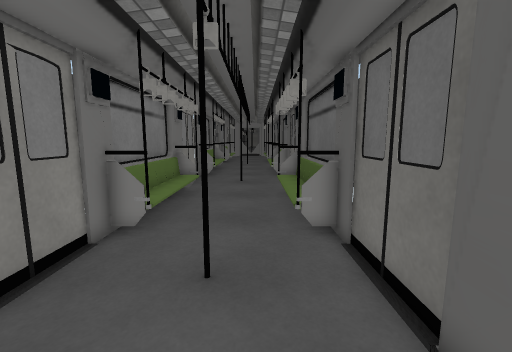
[1] (above)

13 first-person views from a walk through a 3-D level made in the Unity game engine. The camera is 1.4 m above the floor, tilts 8° down and sees 90° across. The floor is counted in squares, 0.5 m on a side. Each view is taken from the middle of a square. On the plan, view 1 faces up. The plan holds only what a view shows up to about 19 squares ahead; the rest is blank. The place goes on beyond the plan. The player is left out. Some surface patterns are stand-ins.

[2]
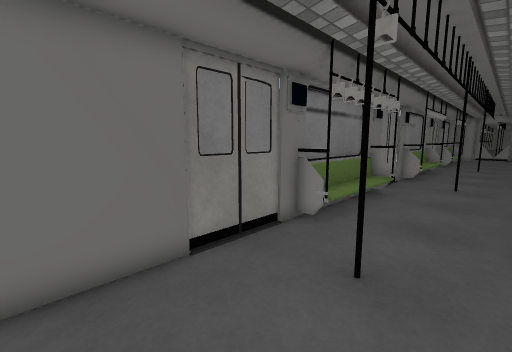

[3]
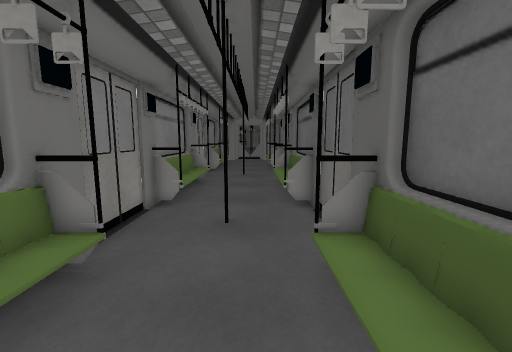

[4]
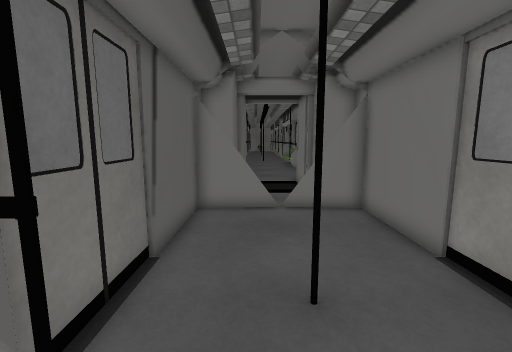

[5]
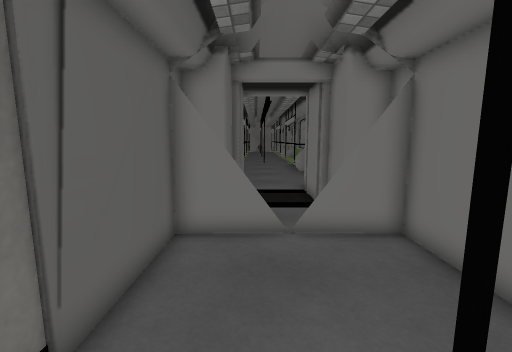

[6]
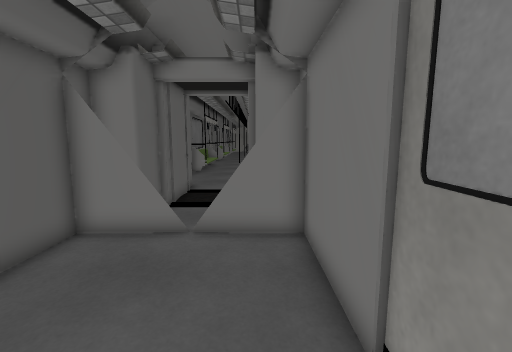

[7]
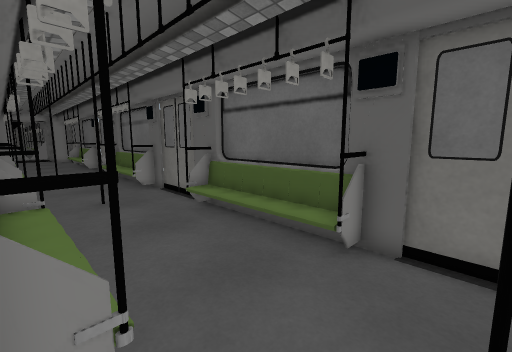

[8]
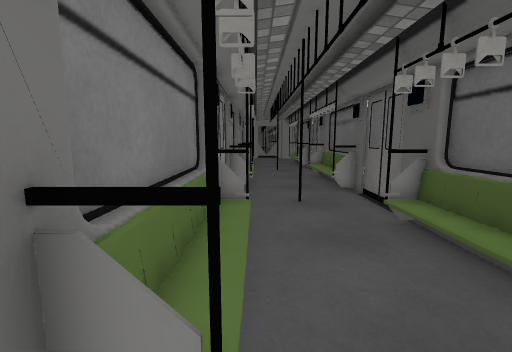

[9]
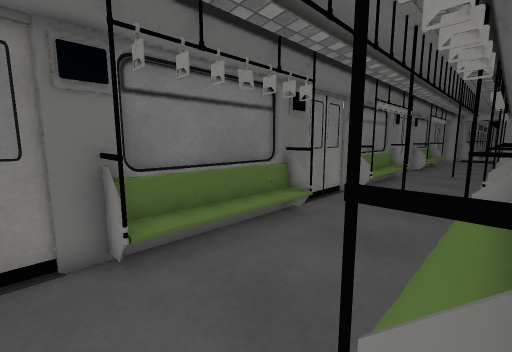

[10]
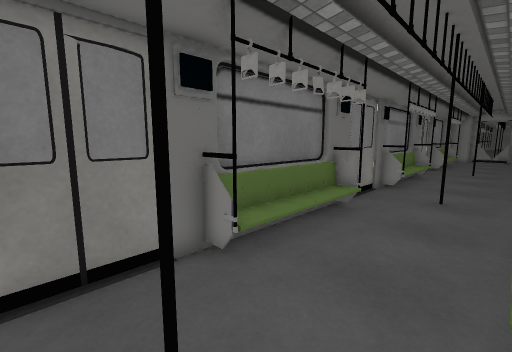

[11]
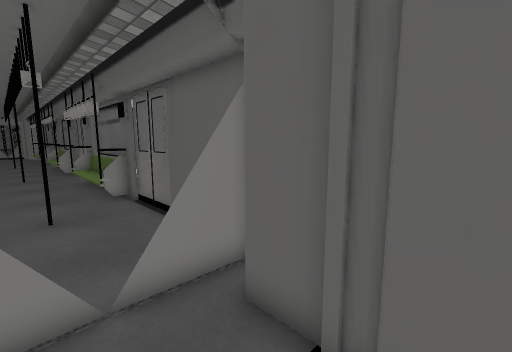

[12]
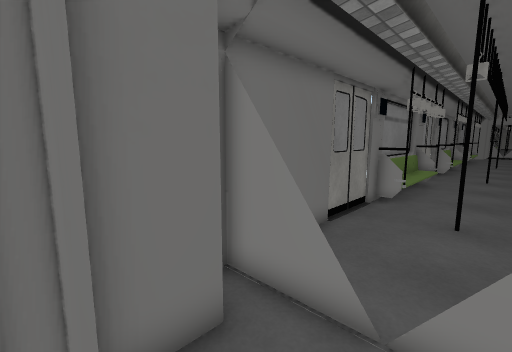

[13]
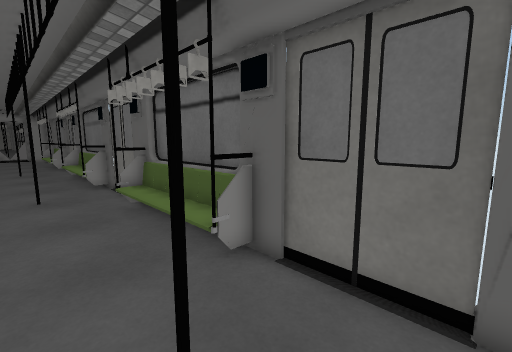

### Floor plan
Key: @ floor where view 1 was taken; # wall or solid block; . floor; / step, stairs or slope; = window, fence, low wall or low ledge.
Columns run from 5 left of view 1 to 3 right of it. Each row starts with its distance up from view 1.
 26 ##/.../##
 25 #=/.../=#
 24 #=/.../=#
 23 #=/.../=#
 22 #=/.../=#
 21 #=/.../=#
 20 ##/.../##
 19 ##.....##
 18 #.......#
 17 #...#...#
 16 #.......#
 15 ##.....##
 14 ##.....##
 13 #=.....=#
 12 ###...###
 11   #...#
 10   #...#
  9  ##...##
  8 ###...###
  7 ##.....##
  6 #.......#
  5 #...#...#
  4 #.......#
  3 ##.....##
  2 ##.....##
  1  #.....#
  0  #...@.#
 -1  ###.###
 -2  #.....#
 -3  ##...##
 -4   #...#
 -5   #...#
 -6   #...#

Where each view was taken, in squares from view 1:
view 1: 0 up, 0 right, facing up
view 2: 0 up, 1 right, facing up-left
view 3: 9 up, 0 right, facing up
view 4: 9 up, 0 right, facing down
view 5: 6 up, 0 right, facing down
view 6: 6 up, 3 left, facing down
view 7: 5 up, 4 left, facing up-right
view 8: 6 up, 3 left, facing up
view 9: 6 up, 2 right, facing up-left
view 10: 4 up, 1 right, facing up-left
view 11: 6 down, 2 left, facing up-right
view 12: 5 down, 0 right, facing up-left
view 13: 3 up, 2 left, facing up-right
